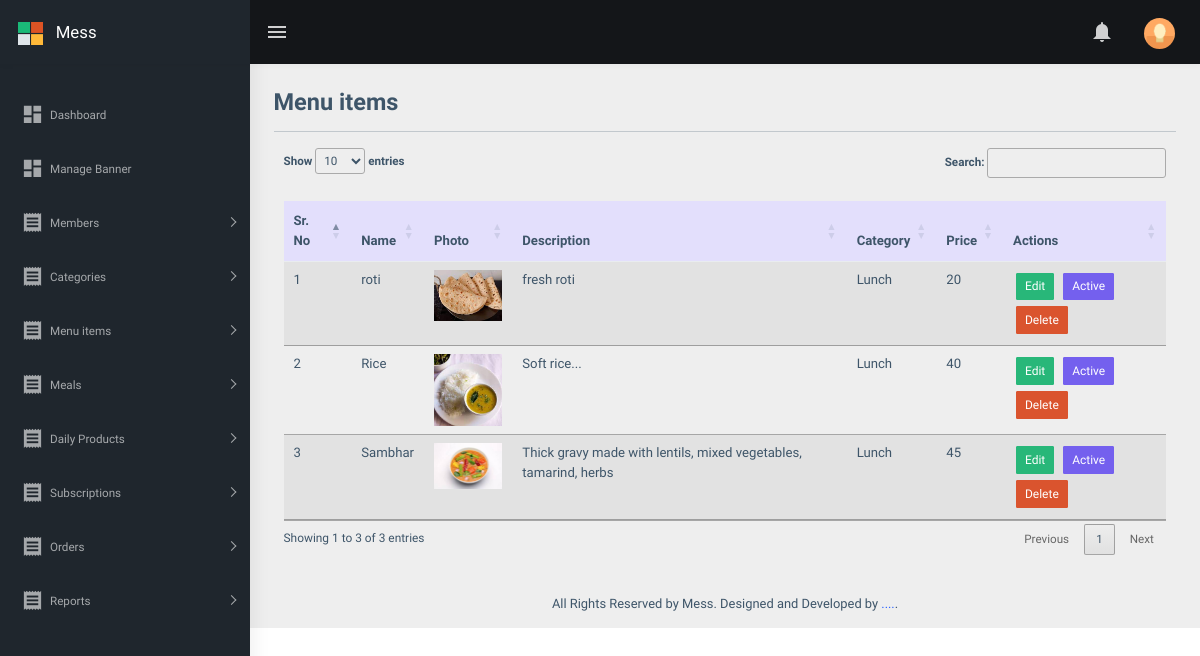
The page /admin/listMenu.php (signed in) on the database its author committed.
### tables this page shows
CREATE TABLE `menu` (
  `id` bigint(20) NOT NULL,
  `category_id` int(11) NOT NULL,
  `menuName` varchar(80) NOT NULL,
  `menuDesc` varchar(255) NOT NULL,
  `menuPrice` int(11) NOT NULL,
  `menuPhoto` varchar(255) NOT NULL,
  `status` int(11) NOT NULL
);

CREATE TABLE `category` (
  `id` int(11) NOT NULL,
  `name` varchar(40) NOT NULL,
  `description` varchar(800) NOT NULL,
  `status` int(11) NOT NULL
);

### admin/listMenu.php (the view, shortened to what this page needs)
<?php
include ('top.php');
$sql="select menu.*, category.name from menu,category where menu.category_id=category.id ";
$res=mysqli_query($con,$sql);
?>
			<main class="content">
				<div class="container-fluid p-4">
					<div class="mb-3">
						<h1 class="h3 d-inline align-middle">Menu items</h1>
					</div>
					<hr>
				<div class="container table-responsive">
					<table class="table table-striped  table-hover table-sm pt-3 " id="dttable">
					<thead class="table-primary">
						<tr>
						<th scope="col">Sr. No</th>
						<th scope="col">Name</th>
						<th scope="col" width="10%">Photo</th>
						<th scope="col">Description</th>
						<th scope="col">Category</th>
						<th scope="col">Price</th>
						<th scope="col">Actions</th>
						</tr>
					</thead>
					<tbody>
						<?php
							if(mysqli_num_rows($res) > 0){
								$i=1;
								while( $row=mysqli_fetch_assoc($res) ){
						?>
						<tr>
						<td scope="col"> <?php  echo $i; ?></td>
						<td scope="col"> <?php  echo $row['menuName']; ?></td>
						<td scope="col"><a target="_blank" href="<?php  echo SITE_MENU_IMAGE.$row['menuPhoto']; ?>"> <img class="img-fluid" src="<?php  echo SITE_MENU_IMAGE.$row['menuPhoto']; ?>" > </a></td>
						<td scope="col"> <?php  echo $row['menuDesc']; ?></td>
						<td scope="col"> <?php  echo $row['name']; ?></td>
						<td scope="col"> <?php  echo $row['menuPrice']; ?></td>
						<td scope="col">
							<a href="addMenu/<?php echo $row['id']; ?>"> <button class="btn btn-success btn-sm">Edit</button> </a>
							<?php
								if( $row['status'] == 1 ){
							?>
							<a href="?id=<?php echo $row['id']; ?>&type=deactive "> <button class="btn btn-primary btn-sm">Active</button> </a>
							<?php
								}
								else
								{
							?>
							<a href="?id=<?php echo $row['id']; ?>&type=active "> <button class="btn btn-secondary btn-sm">Deactive</button> </a>
							<?php
								}
							?>
							<a href="?id=<?php echo $row['id']; ?>&type=delete"> <button class="btn btn-danger btn-sm">Delete</button> </a>
						</td>
						</tr>
						<?php
								$i++;
								}
							}
							else{
							?>
							<td colspan="4">Data not found</td>
							<?php
							}
						?>
					</tbody>
					</table>
				</div>
				</div>
			</main>
			<?php
				include 'footer.php';
			?>

### admin/top.php (style rules this page uses)
.btn { color: white; margin: 3px; }
table { font-size: 14px; }

### rows shown on the page
menu: menuName "roti", menuPhoto (picture), menuDesc "fresh roti", category.name "Lunch", menuPrice "20"
menu: menuName "Rice", menuPhoto (picture), menuDesc "Soft rice...", category.name "Lunch", menuPrice "40"
menu: menuName "Sambhar", menuPhoto (picture), menuDesc "Thick gravy made with lentils, mixed vegetables, tamarind, herbs", category.name "Lunch", menuPrice "45"
